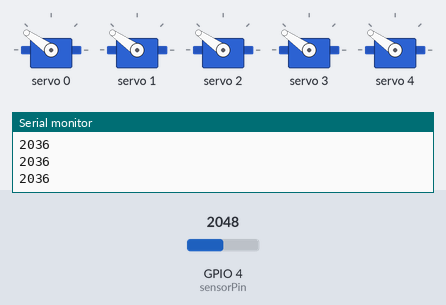
A sketch run on a simulated ESP32. Parts: 5 × servo, the last lines printed to the serial monitor. The inputs (shaded band) are chosen by the test bench; at power-on: GPIO 4 (sensorPin) = 2048.

Above: at 2.2 s.
2.3 s: GPIO 4 (sensorPin) set to 2866
At 2.6 s:
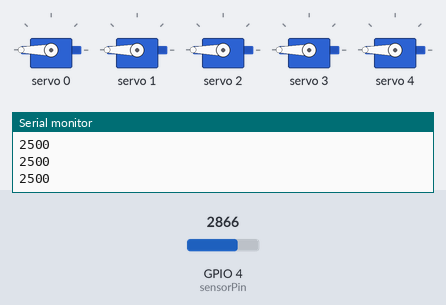
3.8 s: GPIO 4 (sensorPin) set to 1228
At 4.5 s:
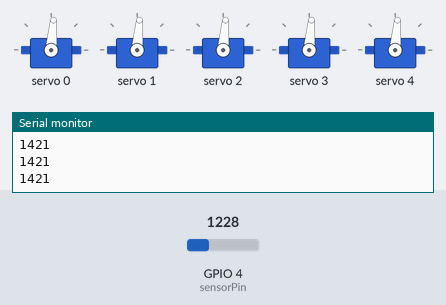
5.3 s: GPIO 4 (sensorPin) set to 491
At 6.2 s:
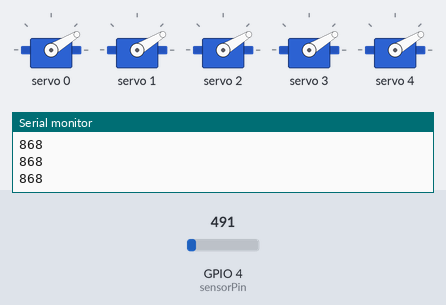
6.8 s: GPIO 4 (sensorPin) set to 0
At 7.2 s:
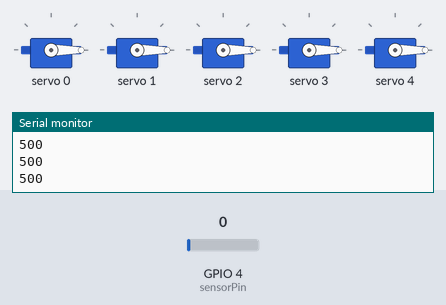
8.3 s: GPIO 4 (sensorPin) set to 2047
At 8.6 s:
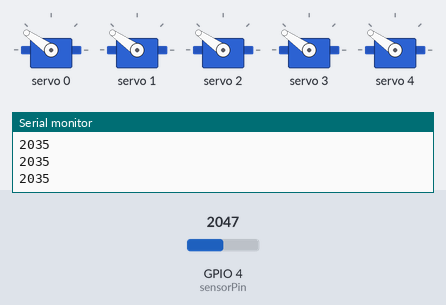
9.8 s: GPIO 4 (sensorPin) set to 3603
At 10.8 s:
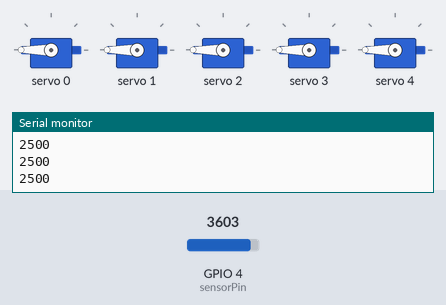
Timing chart, 0 to 12.3 s (numbered marks = the images above; inputs shaded):
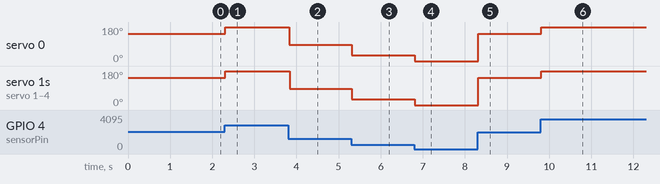

The sketch:

SERVO_FLEX_SENSOR.ino
```cpp
// サーボモータを曲げセンサーで動かす
// by Gounbeee
// coaramause.com
// 2023


// 今回使用するモータドライバー、PCA9685を動かすためのライブラリ
//https://github.com/adafruit/Adafruit-PWM-Servo-Driver-Library
#include <Adafruit_PWMServoDriver.h>


// ESP32が、2つのコアを持つことを利用し、
// Core 0 -> サーボモータを動かす
// Core 1 -> 曲げセンサーの入力を受ける
// で動かしたく思います。
//
// そのため、まず2つのタスクをしてするためのオブジェクトを用意します。
TaskHandle_t tsk1;
TaskHandle_t tsk2;


// --------------------------------------------------------


// 上記で取り入れたライブラリを使って、サーボドライバー制御用オブジェクトを作ります。
Adafruit_PWMServoDriver servoDrv = Adafruit_PWMServoDriver(0x40);


// --------------------------------------------------------
// ここは、Task2用の、センサーのためのグローバルな情報です。
// 基本的には、別タスクになっている以上、同じメモリの場所を参照するときは
// 注意が必要です。共有している情報が、書き換えられる時間帯は、まだ情報が確定していないためです。
// よって、タスク間の通信をちゃんと行なって、「待ってもらう」などの処理が必要なときもありますが、
// ここでは省略します。

// ADC（Analog-to-Digital Converter）の機能を持つPINです。
int sensorPin = 4;

// センサーから受けた情報です。
// センサーからの情報を元に、サーボモータが動くべき地点を計算します。
int sensorValue = 0;


// このスケッチが実行されたとき、一度実行され必要な情報の準備を行う関数
void setup() {

  // Serial通信（ここではUSB）を通し、
  // Arduino IDEが持つ「シリアルモニター」を使って
  // 値を出力するためのセットアップ
  Serial.begin(115200);


  // --------------------------

  // センサーのためのPIN設定
  pinMode(sensorPin, INPUT);

  // --------------------------

  // サーボモータのためのセットアップ
  servoDrv.begin();

  // 今回使用するサーボモータを60Hzの速度で動くように設定
  servoDrv.setPWMFreq(60);


  delay(10);


  // TASKを設定
  // サーボモータ用
  // 下記に定義している関数を指す
  //
  // Task1Job :  タスクの名前。この情報を用いて、タスク間のやり取りをしないといけないときもあります
  // "tsk1"   :  タスクの名前。この情報を用いて、タスク間のやり取りをしないといけないときもあります
  // 10000    :  このタスクが使用するメモリの大きさ
  // NULL.    :  このタスクに送る情報
  // 1        :  タスク処理の優先順位
  // &tsk1    :  タスクオブジェクトを指すポインター。このタスクの情報を見るための入り口のようなものです
  // 0.       :  このタスクを担当するコアの番号
  xTaskCreatePinnedToCore(
                    Task1Job,
                    "tsk1",
                    10000,
                    NULL,
                    1,
                    &tsk1,
                    0);
  delay(500);


  xTaskCreatePinnedToCore(
                    Task2Job,
                    "tsk2",
                    10000,
                    NULL,
                    1,
                    &tsk2,
                    1);
    delay(500);


}


void loop() {
  // 通常の LOOPは使用しません。
}


// タスク１
// サーボモータを動かす処理
void Task1Job( void * pvParameters ) {

  // TASKは、独立したループを持つ必要があります。
  // 下記のFor文はそのためのものです。
  // また、For文はdelay(1)でもさせるようにしましょう。


  for(;;) {

    // サーボドライバーオブジェクトを使用し、
    // 最初から５個までのモータにセンサーから受け取った結果を反映し
    // 回転させる。
    servoDrv.writeMicroseconds(0, sensorValue );
    servoDrv.writeMicroseconds(1, sensorValue );
    servoDrv.writeMicroseconds(2, sensorValue );
    servoDrv.writeMicroseconds(3, sensorValue );
    servoDrv.writeMicroseconds(4, sensorValue );


    delay(10);

  }

}


// タスク2
// センサーの入力を受け取る処理
void Task2Job( void * pvParameters ) {

  for(;;) {

    // 最初に設定した、PIN４からセンサーの情報を受け取る
    sensorValue = analogRead(sensorPin);
    //Serial.println(sensorValue);
    //Serial.println("  |  ");

    // 曲げセンサーの入力値は、0から4095(4096までの幅)
    // ですが、フィルムをある程度曲げるまではずっと4095を得られ、
    // そこから一気に1300辺りまで下がって変動しました。
    // そこで、一旦、4095（曲っていない状態）は、擬似的に数字を減らしました。
    if (sensorValue == 4095) sensorValue = 2000;

    // その上、map関数を使用して、値をスケールします。
    sensorValue = map(sensorValue, 0, 2000, 500, 2000);

    // さらに、今回のサーボモータは500~2500までのパルス幅を入力とし、
    // その値が、0°から270°までの回転上の位置を意味しているので、
    // その値を外れるような値が出ないようにconstrain関数でで切り取ります。
    sensorValue = constrain(sensorValue, 500, 2500);

    Serial.println(sensorValue);

    delay(20);
  }

}
```

Measured:
- after the input at 2.3 s, servo 0–4: 145° → 180° at once
- after the input at 3.8 s, servo 0–4: 180° → 85° at once
- after the input at 5.3 s, servo 0–4: 85° → 31° at once
- after the input at 6.8 s, servo 0–4: 31° → 0° at once
- after the input at 8.3 s, servo 0–4: 0° → 145° at once
- after the input at 9.8 s, servo 0–4: 145° → 180° at once
